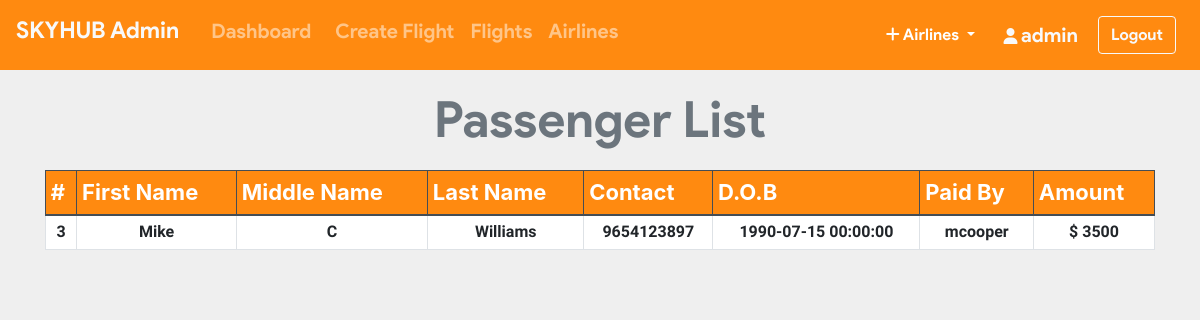
/admin/pass_list.php?flight_id=2 (signed in), run on the app's committed database.
### tables this page shows
CREATE TABLE `ticket` (
  `ticket_id` int(11) NOT NULL,
  `passenger_id` int(11) NOT NULL,
  `flight_id` int(11) NOT NULL,
  `user_id` int(11) NOT NULL,
  `seat_no` varchar(10) NOT NULL,
  `cost` int(11) NOT NULL,
  `class` varchar(3) NOT NULL
);

CREATE TABLE `passenger_profile` (
  `passenger_id` int(11) NOT NULL,
  `user_id` int(11) NOT NULL,
  `flight_id` int(11) NOT NULL,
  `mobile` varchar(110) NOT NULL,
  `dob` datetime NOT NULL,
  `f_name` varchar(20) DEFAULT NULL,
  `m_name` varchar(20) DEFAULT NULL,
  `l_name` varchar(20) DEFAULT NULL
);

CREATE TABLE `users` (
  `user_id` int(11) NOT NULL,
  `username` varchar(20) NOT NULL,
  `email` varchar(50) NOT NULL,
  `password` varchar(100) NOT NULL
);

CREATE TABLE `payment` (
  `card_no` varchar(16) NOT NULL,
  `user_id` int(11) NOT NULL,
  `flight_id` int(11) NOT NULL,
  `expire_date` varchar(5) DEFAULT NULL,
  `amount` int(11) NOT NULL
);

### admin/pass_list.php (the view, shortened to what this page needs)
<?php include_once 'header.php'; ?>
<?php include_once 'footer.php';
require '../helpers/init_conn_db.php';?>
    <main>
        <?php if(isset($_SESSION['adminId'])) { ?>
          <div class="container-md mt-2">
            <h1 class="display-4 text-center text-secondary"
              >Passenger List</h1>
            <table class="table table-bordered table-sm">
              <thead class="thead-dark">
                <tr>
                  <th>#</th>
                  <th scope="col">First Name</th>
                  <th scope="col">Middle Name</th>
                  <th scope="col">Last Name</th>
                  <th scope="col">Contact</th>
                  <th scope="col">D.O.B</th>
                  <th scope="col">Paid By</th>
                  <th scope="col">Amount</th>
                </tr>
              </thead>
              <tbody>
                <?php
                $cnt=1;
                $flight_id = $_GET['flight_id'];
                $sql_t = 'SELECT * FROM Ticket WHERE flight_id=?';
                $stmt_t = mysqli_stmt_init($conn);
                if(!mysqli_stmt_prepare($stmt_t,$sql_t)) {
                    header('Location: ticket.php?error=sqlerror');
                    exit();
                } else {
                    mysqli_stmt_bind_param($stmt_t,'i',$flight_id);
                    mysqli_stmt_execute($stmt_t);
                    $result_t = mysqli_stmt_get_result($stmt_t);
                    while($row_t = mysqli_fetch_assoc($result_t)) {
                      $sql = 'SELECT * FROM Passenger_profile WHERE passenger_id=?';
                      $stmt = mysqli_stmt_init($conn);
                      mysqli_stmt_prepare($stmt,$sql);
                      mysqli_stmt_bind_param($stmt,'i',$row_t['passenger_id']);
                      mysqli_stmt_execute($stmt);
                      $result = mysqli_stmt_get_result($stmt);
                      if ($row = mysqli_fetch_assoc($result)) {
                          $sql_p = 'SELECT * FROM PAYMENT WHERE flight_id=? AND user_id=?';
                          $stmt_p = mysqli_stmt_init($conn);
                          mysqli_stmt_prepare($stmt_p,$sql_p);
                          mysqli_stmt_bind_param($stmt_p,'ii',$flight_id,$row['user_id']);
                          mysqli_stmt_execute($stmt_p);
                          $result_p = mysqli_stmt_get_result($stmt_p);
                          if ($row_p = mysqli_fetch_assoc($result_p)) {
                            $sql_u = 'SELECT * FROM Users WHERE user_id=?';
                            $stmt_u = mysqli_stmt_init($conn);
                            mysqli_stmt_prepare($stmt_u,$sql_u);
                            mysqli_stmt_bind_param($stmt_u,'i',$row['user_id']);
                            mysqli_stmt_execute($stmt_u);
                            $result_u = mysqli_stmt_get_result($stmt_u);
                            if ($row_u = mysqli_fetch_assoc($result_u)) {
                              echo "
                              <tr class='text-center'>
                                <td>".$cnt."</td>
                                <td>".$row['f_name']."</td>
                                <td>".$row['m_name']."</td>
                                <td>".$row['l_name']."</td>
                                <td>".$row['mobile']."</td>
                                <td>".$row['dob']."</td>
                                <td scope='row'>".$row_u['username']."</td>
                                <td>$ ".$row_p['amount']."</td>
                              </tr>
                              ";
                            }
                          }
                      }
                      $cnt++; }
                      }
                ?>
              </tbody>
            </table>
          </div>
        <?php } ?>
    </main>

### admin/header.php (style rules this page uses)
.table .thead-dark th { background-color: #ff8a10; }

### admin/pass_list.php (style rules this page uses)
table { background-color: white; }
h1 { margin-top: 20px; margin-bottom: 20px; font-family: 'product sans'; font-size: 50px !important; font-weight: lighter; }
body { background-color: #efefef; }
th { font-size: 22px; }
td { margin-top: 10px !important; font-size: 16px; font-weight: bold; font-family: 'Assistant', sans-serif !important; }

### data on the page
ticket: passenger.f_name "Mike", passenger.m_name "C", passenger.l_name "Williams", passenger.mobile "9654123897", passenger.dob "1990-07-15 00:00:00", user.username "mcooper", payment.amount "3500"

### other printed values
$_SESSION['adminUname'] "admin"
